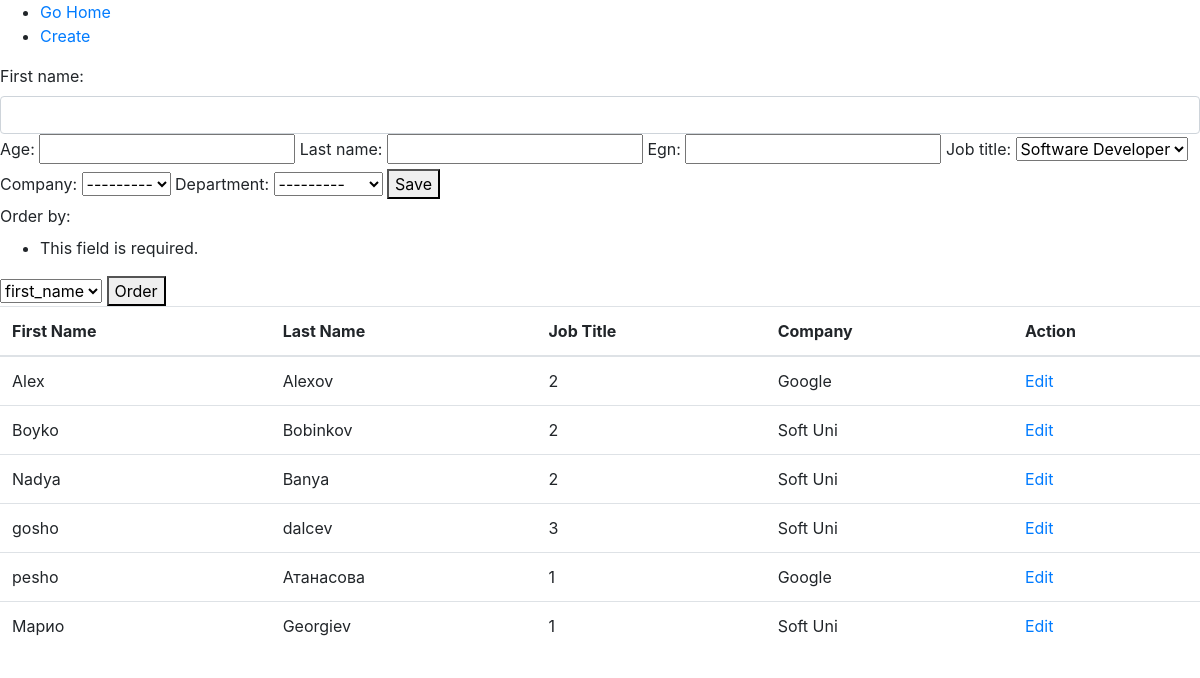
Screenshot of /employees/create/ with the database file from the repository.
### employee_app/employees/models.py (models this page shows, shortened)
class Employee(models.Model):
    GOOGLE = 'Google'
    SOFT_UNI = 'Soft Uni'
    first_name = models.CharField(
        max_length=20
    )
    age = models.IntegerField(
    )
    last_name = models.CharField(
        max_length=30,
        null=True,
        blank=True
    )
    egn = models.CharField(
        max_length=12,
        unique=True
    )
    job_title = models.CharField(
        max_length=20,
        default='No Choice',
        choices=(
            ('1', 'Software Developer'),
            ('2', 'QA Engineer'),
            ('3', 'DevOps Specialist')
        )
    )
    company = models.CharField(
        max_length=max(len(c) for c in [GOOGLE, SOFT_UNI]),
        choices=(
            (GOOGLE, GOOGLE),
            (SOFT_UNI, SOFT_UNI)
        )
    )
    department = models.ForeignKey(
        Department,
        on_delete=models.CASCADE,
    )
    class Meta:
        ordering = ('first_name',)

### employee_app/employees/views.py (the view)
# urls.py: path('create/', create_employee, name='create'),
def create_employee(request):
    if request.method == "POST":
        employee_form = EmployeeForm(request.POST)
        if employee_form.is_valid():
            employee_form.save()
            return redirect('index')
    else:
        employee_form = EmployeeForm()
    employee_order_form = EmployeeOrderForm(request.GET)
    employee_order_form.is_valid()
    order_by = employee_order_form.cleaned_data.get('order_by', 'first_name')
    context = {
        'employee_form': employee_form,
        'employees': Employee.objects.all().order_by(order_by),
        'employee_order_form': employee_order_form
    }
    return render(request, 'create.html', context)

### employee_app/employees/views.py (shortened to what this page needs)
class EmployeeForm(forms.ModelForm):
    class Meta:
        model = Employee
        fields = '__all__'
        widgets = {
            'first_name': forms.TextInput(attrs={
                'class': 'form-control',
            }
            )
        }

class EmployeeOrderForm(forms.Form):
    order_by = forms.ChoiceField(
        choices=(
            ('first_name', 'first_name'),
            ('last_name', 'last_name')
        )
    )

### employee_app/employees/models.py (called while the page is built)
    def __str__(self):
        return self.name

### templates/create.html (shortened to what this page needs)
{% extends 'base/base.html' %}
{% block body %}
    <form method="POST" action="{% url 'create' %}">
        {{ employee_form }}
        <button>Save</button>
    </form>
    <form method="GET" action="{% url 'create' %}">
        {{ employee_order_form }}
        <button>Order</button>
    </form>
    <table class='table'>
        <thead>
        <tr>
            <th scope="col">First Name</th>
            <th scope="col">Last Name</th>
            <th scope="col">Job Title</th>
            <th scope="col">Company</th>
            <th scope="col">Action</th>
        </tr>
        </thead>
        <tbody>
        {% for emp in employees %}
            <tr>
                <td>{{ emp.first_name }}</td>
                <td>{{ emp.last_name }}</td>
                <td>{{ emp.job_title }}</td>
                <td>{{ emp.company }}</td>
                <td><a href="{% url 'edit' emp.pk %}">Edit</a></td>
            </tr>
        {% endfor %}
        </tbody>
    </table>
{% endblock %}

### templates/base/base.html (shortened to what this page needs)
<!DOCTYPE html>
<html lang="en">
<head>
    <link rel="stylesheet" href="https://stackpath.bootstrapcdn.com/bootstrap/4.3.1/css/bootstrap.min.css"
>
</head>
<body>
<ul>
    <li>
        <a href="{% url 'index' %}">Go Home </a>
    </li>
    <li>
        <a href="{% url 'create' %}">Create</a>
    </li>
</ul>
{% block body %}
{% endblock %}
</body>
</html>

### rows the page displays
Employee: first_name "Alex", last_name "Alexov", job_title "2", company "Google"
Employee: first_name "Boyko", last_name "Bobinkov", job_title "2", company "Soft Uni"
Employee: first_name "Nadya", last_name "Banya", job_title "2", company "Soft Uni"
Employee: first_name "gosho", last_name "dalcev", job_title "3", company "Soft Uni"
Employee: first_name "pesho", last_name "Атанасова", job_title "1", company "Google"
Employee: first_name "Марио", last_name "Georgiev", job_title "1", company "Soft Uni"
